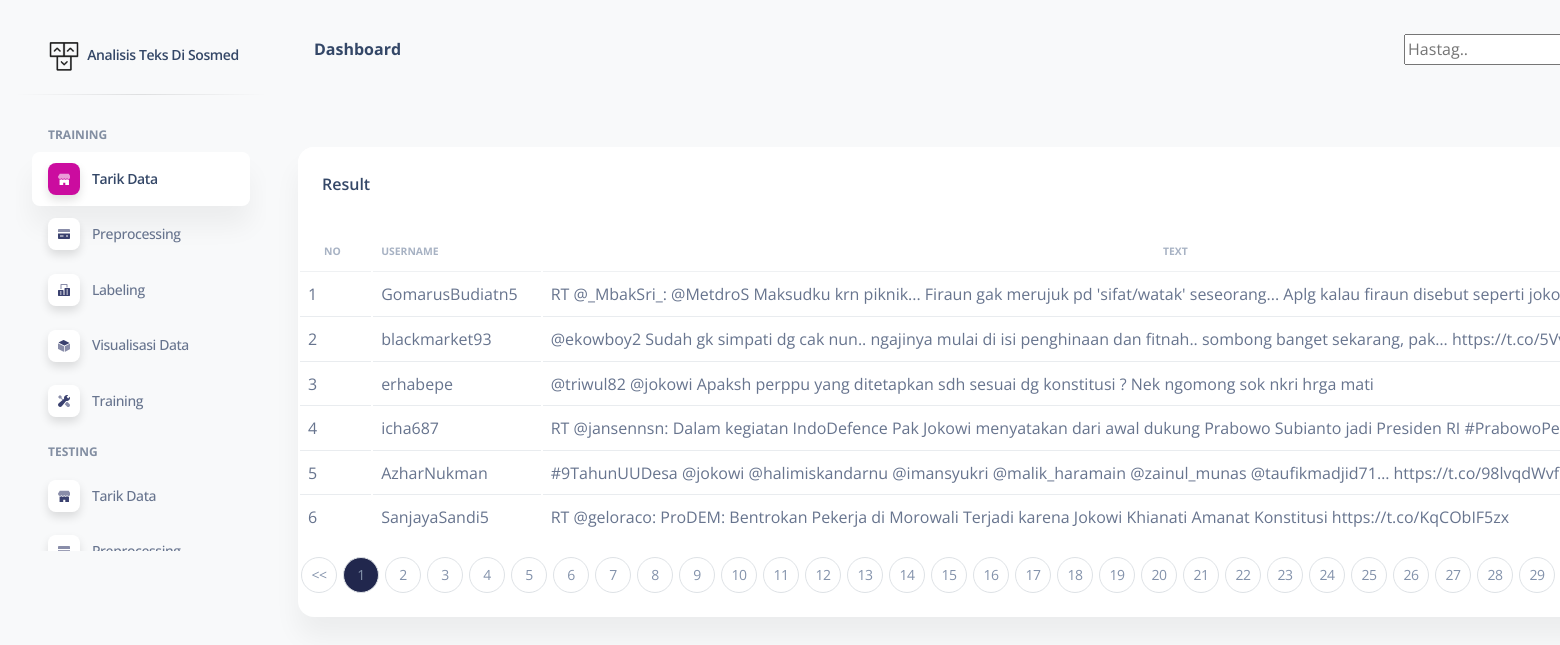
The page / on the database its author committed.
### tables this page shows
CREATE TABLE `ftweet` (
  `id` int(10) NOT NULL,
  `username` varchar(30) NOT NULL,
  `text_raw` varchar(1000) NOT NULL,
  `text_process` varchar(1000) NOT NULL,
  `sentiment` int(1) NOT NULL
);

### Index.php (the view, shortened to what this page needs)
<!DOCTYPE html>
<html lang="en">
<head>
  <?php
    include "koneksi.php";
  ?>
  <link href="assets/css/nucleo-icons.css" rel="stylesheet" />
  <link href="assets/css/nucleo-svg.css" rel="stylesheet" />
  <link href="assets/css/nucleo-svg.css" rel="stylesheet" />
  <link id="pagestyle" href="assets/css/soft-ui-dashboard.css?v=1.0.6" rel="stylesheet" />
</head>
<body class="g-sidenav-show  bg-gray-100">
<aside class="sidenav navbar navbar-vertical navbar-expand-xs border-0 border-radius-xl my-3 fixed-start ms-3 " id="sidenav-main">
    <div class="sidenav-header">
      <a class="navbar-brand m-0" href="Index.php" target="_blank">
        <img src="assets/img/logo-ct-dark.png" class="navbar-brand-img h-100" alt="main_logo">
        <span class="ms-1 font-weight-bold">Analisis Teks Di Sosmed</span>
      </a>
    </div>
    <hr class="horizontal dark mt-0">
    <div class="collapse navbar-collapse  w-auto " id="sidenav-collapse-main">
      <ul class="navbar-nav">
        <li class="nav-item mt-3">
          <h6 class="ps-4 ms-2 text-uppercase text-xs font-weight-bolder opacity-6">Training</h6>
        </li>
        <li class="nav-item">
          <a class="nav-link  active" href="Index.php">
            <div class="icon icon-shape icon-sm shadow border-radius-md bg-white text-center me-2 d-flex align-items-center justify-content-center">
            </div>
            <span class="nav-link-text ms-1">Tarik Data</span>
          </a>
        </li>
        <li class="nav-item">
          <a class="nav-link  " href="preprocessing.php">
            <div class="icon icon-shape icon-sm shadow border-radius-md bg-white text-center me-2 d-flex align-items-center justify-content-center">
            </div>
            <span class="nav-link-text ms-1">Preprocessing</span>
          </a>
        </li>
        <li class="nav-item">
          <a class="nav-link  " href="labeling.php">
            <div class="icon icon-shape icon-sm shadow border-radius-md bg-white text-center me-2 d-flex align-items-center justify-content-center">
            </div>
            <span class="nav-link-text ms-1">Labeling</span>
          </a>
        </li>
        <li class="nav-item">
          <a class="nav-link  " href="visdat.php">
            <div class="icon icon-shape icon-sm shadow border-radius-md bg-white text-center me-2 d-flex align-items-center justify-content-center">
            </div>
            <span class="nav-link-text ms-1">Visualisasi Data</span>
          </a>
        </li>
        <li class="nav-item">
          <a class="nav-link  " href="training.php">
            <div class="icon icon-shape icon-sm shadow border-radius-md bg-white text-center me-2 d-flex align-items-center justify-content-center">
            </div>
            <span class="nav-link-text ms-1">Training</span>
          </a>
        </li>
        <li class="nav-item mt-3">
          <h6 class="ps-4 ms-2 text-uppercase text-xs font-weight-bolder opacity-6">Testing</h6>
        </li>
        <li class="nav-item">
          <a class="nav-link  " href="tariktesting.php">
            <div class="icon icon-shape icon-sm shadow border-radius-md bg-white text-center me-2 d-flex align-items-center justify-content-center">
            </div>
            <span class="nav-link-text ms-1">Tarik Data</span>
          </a>
        </li>
        <li class="nav-item">
          <a class="nav-link  " href="preprocess_testing.php">
            <div class="icon icon-shape icon-sm shadow border-radius-md bg-white text-center me-2 d-flex align-items-center justify-content-center">
            </div>
            <span class="nav-link-text ms-1">Preprocessing</span>
          </a>
        </li>
      </ul>
    </div>
  </aside>
  <main class="main-content position-absolute max-height-vh-100 h-100 border-radius-lg ">
    <nav class="navbar navbar-main navbar-expand-lg px-0 mx-4 shadow-none border-radius-xl" id="navbarBlur" navbar-scroll="true">
      <div class="container-fluid py-1 px-3">
        <nav aria-label="breadcrumb">
          <h6 class="font-weight-bolder mb-0">Dashboard</h6>
        </nav>
        <div class="collapse navbar-collapse mt-sm-0 mt-2 me-md-0 me-sm-4" id="navbar">
          <div class="ms-md-auto pe-md-3 d-flex align-items-center">
          <form action="" method="POST" name="form1">
              <table width="25%" border="0">
                  <tr>
                      <td><input type="text" name="name" placeholder="Hastag.." class="m-2"></td>
                  </tr>
              </table>
          </form>
          </div>
        </div>
      </div>
    </nav>
    <div class="container-fluid py-4">
      <div class="row my-4">
        <div class="col-lg-8 col-md-6 mb-md-0 mb-4 w-100">
          <div class="card" style="width: ;">
            <div class="card-header pb-0">
              <div class="row">
                <div class="col-lg-6 col-7">
                  <h6>Result</h6>
                </div>
              </div>
            </div>
            <div class="card-body px-0 pb-2">
              <div class="table">
                <table class="table align-items-center mb-0">
                  <thead>
                    <tr>
                      <th class="text-uppercase text-secondary text-xxs font-weight-bolder opacity-7">No</th>
                      <th class="text-uppercase text-secondary text-xxs font-weight-bolder opacity-7 ps-2">Username</th>
                      <th class="text-center text-uppercase text-secondary text-xxs font-weight-bolder opacity-7">Text</th>
                    </tr>
                  </thead>
                  <tbody>
                    <tbody>
                      <?php
                          $batas = 6;
                          $halaman = isset($_GET['halaman'])?(int)$_GET['halaman'] : 1;
                          $halaman_awal = ($halaman>1) ? ($halaman * $batas) - $batas : 0;
                          $previous = $halaman - 1;
                          $data = mysqli_query($conn,"select * from ftweet");
                          $jumlah_data = mysqli_num_rows($data);
                          $total_halaman = ceil($jumlah_data / $batas);
                          $data = mysqli_query($conn,"select * from ftweet limit $halaman_awal, $batas");
                          $nomor = $halaman_awal+1;
                          while($d = mysqli_fetch_array($data)){
                              ?>
                              <form name="update_sentimen" method="post" >
                              <tr>
                                  <td><?php echo $nomor++; ?></td>
                                  <td><?php echo $d['username'] ?></td>
                                  <td class="text-wrap"><?php echo $d['text_raw'] ?></td>
                              </tr>
                              </form>
                              <?php
                                }
                              ?>
                  </tbody>
                </table>
              </div>
              <nav>
                  <ul class="pagination justify-content-center">
                      <li class="page-item">
                          <a class="page-link" style="background-color: ;" <?php if($halaman > 1){ echo "href='?halaman=$previous'"; } ?>><<</a>
                      </li>
                      <?php
                      for($x=1;$x<=$total_halaman;$x++){
                          ?>
                          <li class="page-item"><a class="page-link" <?php if($x == $halaman){ echo 'style="background-color:#21274D"';}?>  href="?halaman=<?php echo $x ?>"><?php echo $x; ?></a></li>
                          <?php
                      }
                      ?>
                  </ul>
              </nav>
            </div>
          </div>
        </div>
    </div>
  </main>
</body>
</html>

### assets/css/nucleo-svg.css (style rules this page uses)
.icon { display: inline-block; color: #111111; height: 1em; width: 1em; }
.icon-sm { height: 0.8em; width: 0.8em; }
.icon { fill: currentColor; stroke: none; }

### rows shown on the page
ftweet: username "GomarusBudiatn5", text_raw "RT @_MbakSri_: @MetdroS Maksudku krn piknik... Firaun gak merujuk pd 'sifat/watak' seseorang... Aplg kalau firaun disebut seperti…"
ftweet: username "blackmarket93", text_raw "@ekowboy2 Sudah gk simpati dg cak nun.. ngajinya mulai di isi penghinaan dan fitnah.. sombong banget sekarang, pak……"
ftweet: username "erhabepe", text_raw "@triwul82 @jokowi Apaksh perppu yang ditetapkan sdh sesuai dg konstitusi ? Nek ngomong sok nkri hrga mati"
ftweet: username "icha687", text_raw "RT @jansennsn: Dalam kegiatan IndoDefence Pak Jokowi menyatakan dari awal dukung Prabowo Subianto jadi Presiden RI…"
ftweet: username "AzharNukman", text_raw "#9TahunUUDesa @jokowi @halimiskandarnu @imansyukri @malik_haramain @zainul_munas @taufikmadjid71……"
ftweet: username "SanjayaSandi5", text_raw "RT @geloraco: ProDEM: Bentrokan Pekerja di Morowali Terjadi karena Jokowi Khianati Amanat Konstitusi https://t.co/KqCObIF5zx"
